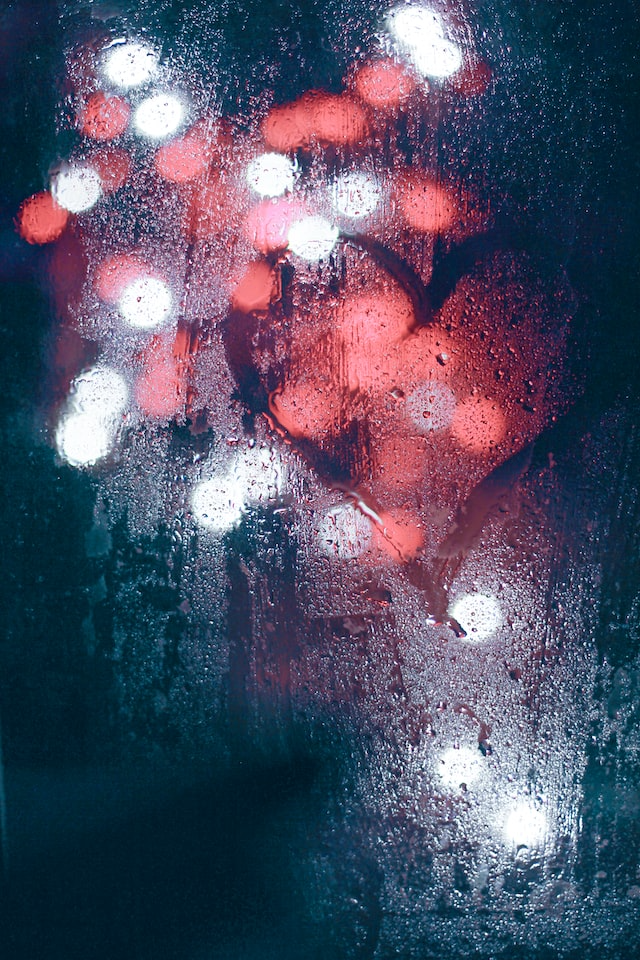
#> input picture LAB07/sample-5.png, 640 x 960 px
$ python main.py
#> lines starting #> are read from the running program, lines starting #| are printed output that depends on the picture
import numpy as np
import cv2
import scipy.fftpack
import matplotlib.pyplot as plt


class Ver2:
    def __init__(self,Y,Cb,Cr,OGShape,Ratio="4:4:4",QY=np.ones((8,8)),QC=np.ones((8,8))):
        self.shape = OGShape
        self.Y=Y
        self.Cb=Cb
        self.Cr=Cr
        self.ChromaRatio=Ratio
        self.QY=QY
        self.QC=QC

def to_y_cr_cb(rgb):
    return cv2.cvtColor(rgb, cv2.COLOR_RGB2YCrCb).astype(int)

def to_rgb(y_cr_cb):
    return cv2.cvtColor(y_cr_cb.astype(np.uint8), cv2.COLOR_YCrCb2BGR)

def dct2(a):
    return scipy.fftpack.dct( scipy.fftpack.dct( a.astype(float), axis=0, norm='ortho' ), axis=1, norm='ortho' )

def idct2(a):
    return scipy.fftpack.idct( scipy.fftpack.idct( a.astype(float), axis=0 , norm='ortho'), axis=1 , norm='ortho')

def zigzag(a):
    template= np.array([
            [0,  1,  5,  6,  14, 15, 27, 28],
            [2,  4,  7,  13, 16, 26, 29, 42],
            [3,  8,  12, 17, 25, 30, 41, 43],
            [9,  11, 18, 24, 31, 40, 44, 53],
            [10, 19, 23, 32, 39, 45, 52, 54],
            [20, 22, 33, 38, 46, 51, 55, 60],
            [21, 34, 37, 47, 50, 56, 59, 61],
            [35, 36, 48, 49, 57, 58, 62, 63],
            ])
    if len(a.shape)==1:
        b=np.zeros((8,8))
        for r in range(0,8):
            for c in range(0,8):
                b[r,c]=a[template[r,c]]
    else:
        b=np.zeros((64,))
        for r in range(0,8):
            for c in range(0,8):
                b[template[r,c]]=a[r,c]
    return b

def compress_jpeg(rgb, ratio="4:4:4", qy=np.ones((8, 8)), qc=np.ones((8, 8))):
    y_cr_cb=to_y_cr_cb(rgb)
    jpeg=Ver2(y_cr_cb[:,:,0],y_cr_cb[:,:,1],y_cr_cb[:,:,2], rgb.shape, ratio, qy, qc)
    # Tu chroma subsampling
    jpeg.Y=compress_layer(jpeg.Y,jpeg.QY)
    jpeg.Cr=compress_layer(jpeg.Cr,jpeg.QC)
    jpeg.Cb=compress_layer(jpeg.Cb,jpeg.QC)
    # tu dochodzi kompresja bezstratna
    return jpeg

def decompress_jpeg(jpeg):
    # dekompresja bezstratna
    y=decompress_layer(jpeg.Y, jpeg.QY, jpeg.shape[0:2])
    cr=decompress_layer(jpeg.Cr, jpeg.QC, jpeg.shape[0:2])
    cb=decompress_layer(jpeg.Cb, jpeg.QC, jpeg.shape[0:2])
    # Tu chroma resampling
    y_cr_cb=np.dstack([y,cr,cb]).clip(0,255).astype(np.uint8)
    rgb=to_rgb(y_cr_cb)
    return rgb

def compress_block(block, q):
    block = dct2(block)
    block = np.round(block / q).astype(int)
    vector=zigzag(block)
    return vector

def decompress_block(vector, q):
    vector = zigzag(vector)
    vector = vector * q
    block = idct2(vector)
    return block

## podział na bloki
# L - warstwa kompresowana
# S - wektor wyjściowy
def compress_layer(l, q):
    s=np.array([])
    for w in range(0, l.shape[0], 8):
        for k in range(0, l.shape[1], 8):
            block= l[w:(w + 8), k:(k + 8)]
            s=np.append(s, compress_block(block, q))
    return s

## wyodrębnianie bloków z wektora
# L - warstwa o oczekiwanym rozmiarze
# S - długi wektor zawierający skompresowane dane
def decompress_layer(s, q, shape):
    l = np.zeros(shape)
    for idx,i in enumerate(range(0, s.shape[0], 64)):
        vector= s[i:(i + 64)]
        m=l.shape[1]/8
        k=int((idx%m)*8)
        w=int((idx//m)*8)
        l[w:(w+8),k:(k+8)]=decompress_block(vector, q)
    return l

def draw_plt(przed_rgb, po_rgb):
    fig, axs = plt.subplots(4, 2, sharey=True)
    fig.set_size_inches(9, 13)
    # obraz oryginalny
    axs[0, 0].imshow(przed_rgb)  # RGB
    przed_y_cr_cb = cv2.cvtColor(przed_rgb, cv2.COLOR_RGB2YCrCb)
    axs[1, 0].imshow(przed_y_cr_cb[:, :, 0], cmap=plt.cm.gray)
    axs[2, 0].imshow(przed_y_cr_cb[:, :, 1], cmap=plt.cm.gray)
    axs[3, 0].imshow(przed_y_cr_cb[:, :, 2], cmap=plt.cm.gray)

    # obraz po dekompresji
    axs[0, 1].imshow(po_rgb)  # RGB
    po_y_cr_cb = cv2.cvtColor(po_rgb, cv2.COLOR_RGB2YCrCb)
    axs[1, 1].imshow(po_y_cr_cb[:, :, 0], cmap=plt.cm.gray)
    axs[2, 1].imshow(po_y_cr_cb[:, :, 1], cmap=plt.cm.gray)
    axs[3, 1].imshow(po_y_cr_cb[:, :, 2], cmap=plt.cm.gray)
    plt.show()

if __name__ == '__main__':
    print("Hello World")
    BGR = cv2.imread("sample-5.png")
#> BGR is the input picture: shape (960, 640, 3); mean B, G, R 100.7, 79.4, 79.4
    RGB = cv2.cvtColor(BGR, cv2.COLOR_BGR2RGB)
    QY = np.array([
        [16, 11, 10, 16, 24, 40, 51, 61],
        [12, 12, 14, 19, 26, 58, 60, 55],
        [14, 13, 16, 24, 40, 57, 69, 56],
        [14, 17, 22, 29, 51, 87, 80, 62],
        [18, 22, 37, 56, 68, 109, 103, 77],
        [24, 36, 55, 64, 81, 104, 113, 92],
        [49, 64, 78, 87, 103, 121, 120, 101],
        [72, 92, 95, 98, 112, 100, 103, 99],
    ])
    QC = np.array([
        [17, 18, 24, 47, 99, 99, 99, 99],
        [18, 21, 26, 66, 99, 99, 99, 99],
        [24, 26, 56, 99, 99, 99, 99, 99],
        [47, 66, 99, 99, 99, 99, 99, 99],
        [99, 99, 99, 99, 99, 99, 99, 99],
        [99, 99, 99, 99, 99, 99, 99, 99],
        [99, 99, 99, 99, 99, 99, 99, 99],
        [99, 99, 99, 99, 99, 99, 99, 99],
    ])

    JPEG = compress_jpeg(RGB, qy=QY, qc=QC)
#> in to_y_cr_cb, `return cv2.cvtColor(rgb, cv2.COLOR_RGB2YCrCb).astype(int)`:
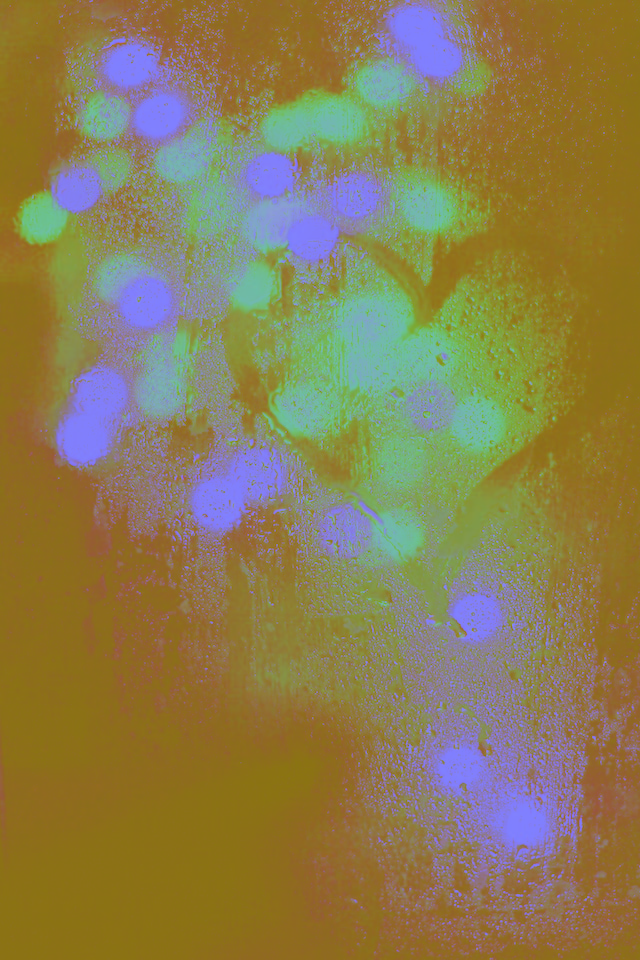
#> returned value: shape (960, 640, 3) int64; mean of channels 0, 1, 2 81.8, 126.3, 138.7; drawn as B, G, R
#> in __init__, `self.Cb=Cb`:
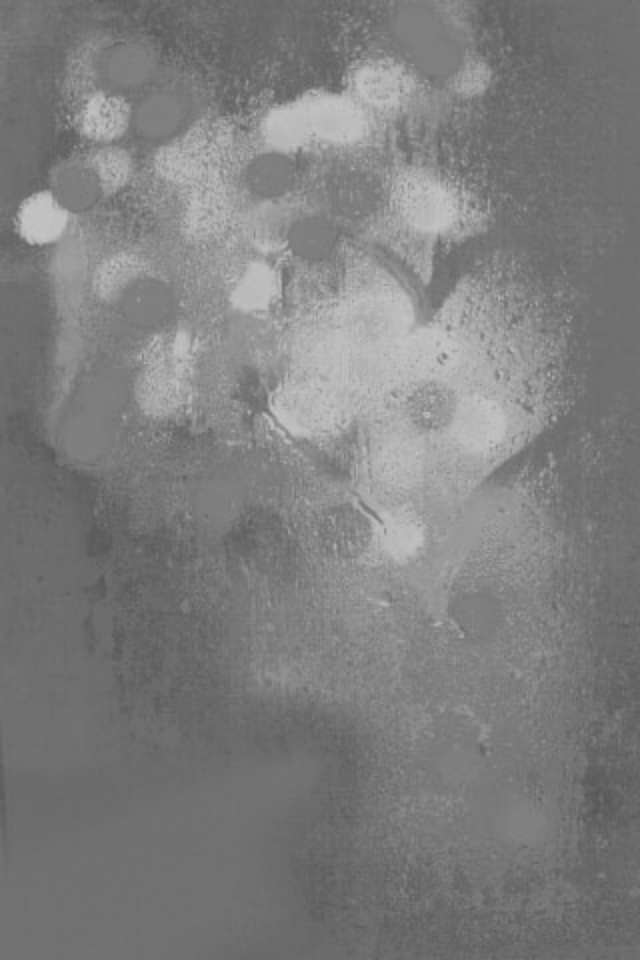
#> self.Cb: shape (960, 640) int64; min 86, max 196, mean 126.3
#> in __init__, `self.Cr=Cr`:
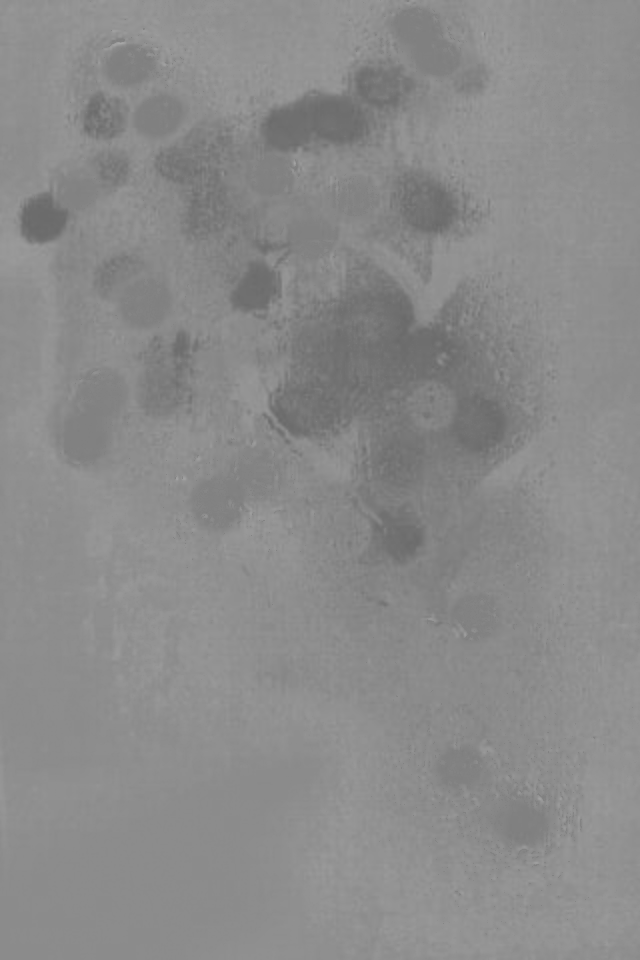
#> self.Cr: shape (960, 640) int64; min 105, max 167, mean 138.7
    RGB2 = decompress_jpeg(JPEG)
#> after the loop in decompress_layer, `for idx,i in enumerate(range(0, s.shape[0], 64)):`:
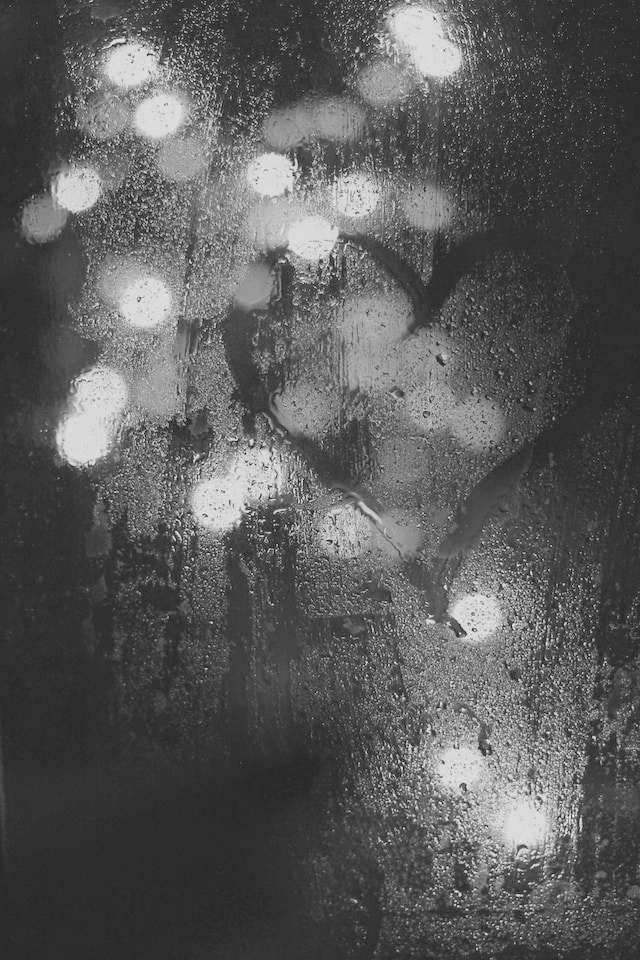
#> l: shape (960, 640) float64; min -39.11, max 302.2, mean 81.8; drawn with min black and max white
#> in decompress_jpeg, `y_cr_cb=np.dstack([y,cr,cb]).clip(0,255).astype(np.uint8)`:
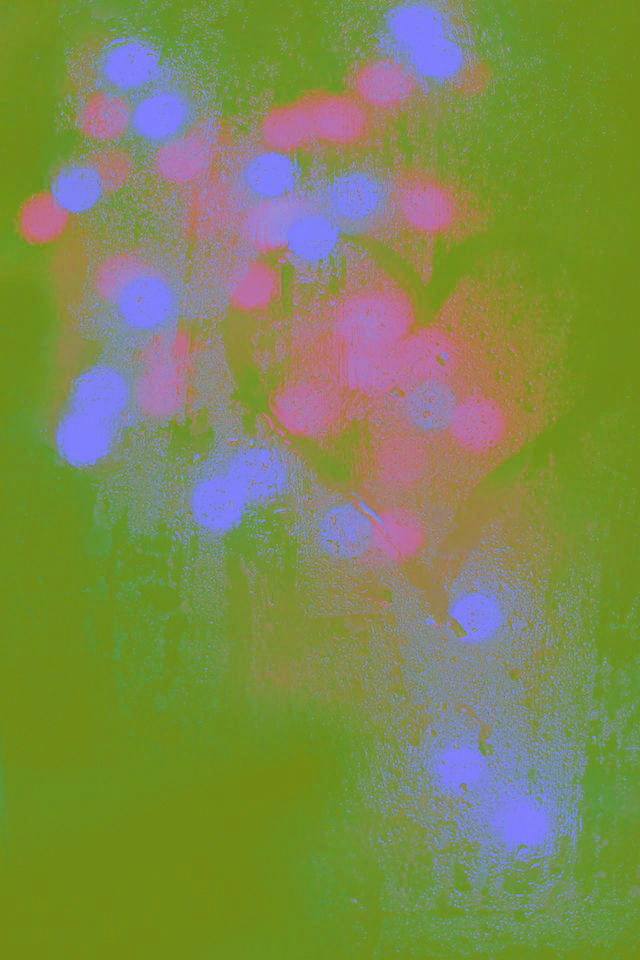
#> y_cr_cb: shape (960, 640, 3); mean of channels 0, 1, 2 81.4, 138.2, 125.8; drawn as B, G, R
#> in to_rgb, `return cv2.cvtColor(y_cr_cb.astype(np.uint8), cv2.COLOR_YCrCb2BGR)`:
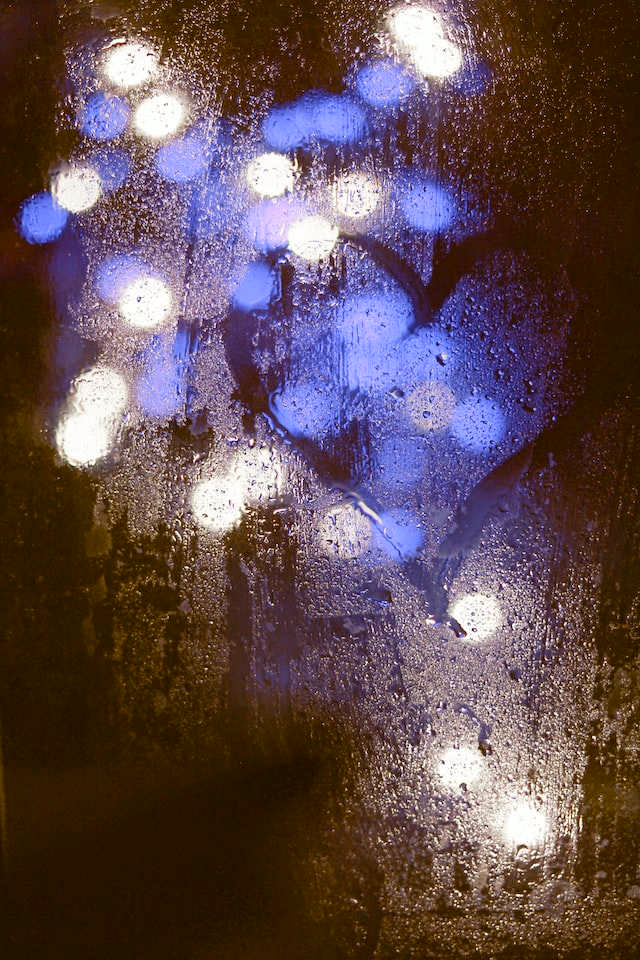
#> returned value: shape (960, 640, 3); mean B, G, R 79.4, 74.9, 95.7
    draw_plt(RGB, RGB2)
#> in draw_plt, `przed_y_cr_cb = cv2.cvtColor(przed_rgb, cv2.COLOR_RGB2YCrCb)`: przed_y_cr_cb: shape (960, 640, 3); mean of channels 0, 1, 2 81.8, 126.3, 138.7
#> in draw_plt, `po_y_cr_cb = cv2.cvtColor(po_rgb, cv2.COLOR_RGB2YCrCb)`: po_y_cr_cb: shape (960, 640, 3); mean of channels 0, 1, 2 78.6, 128.6, 137.6
#> in draw_plt, `plt.show()`:
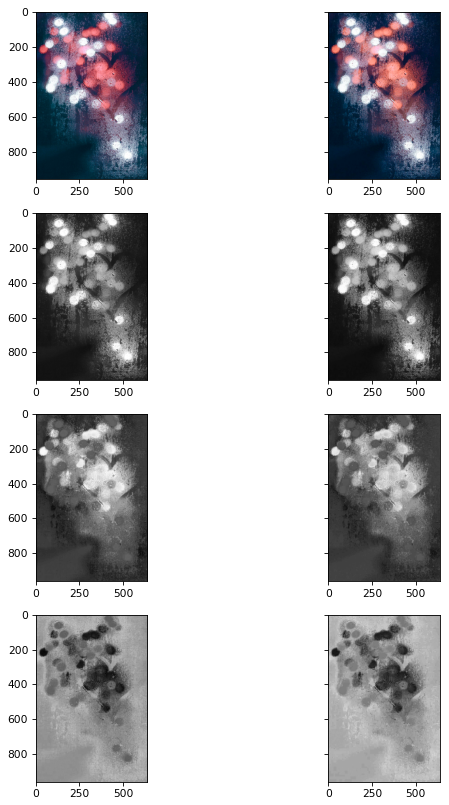
#> figure drawn by matplotlib, 8 panels; B, G, R data is drawn as R, G, B
